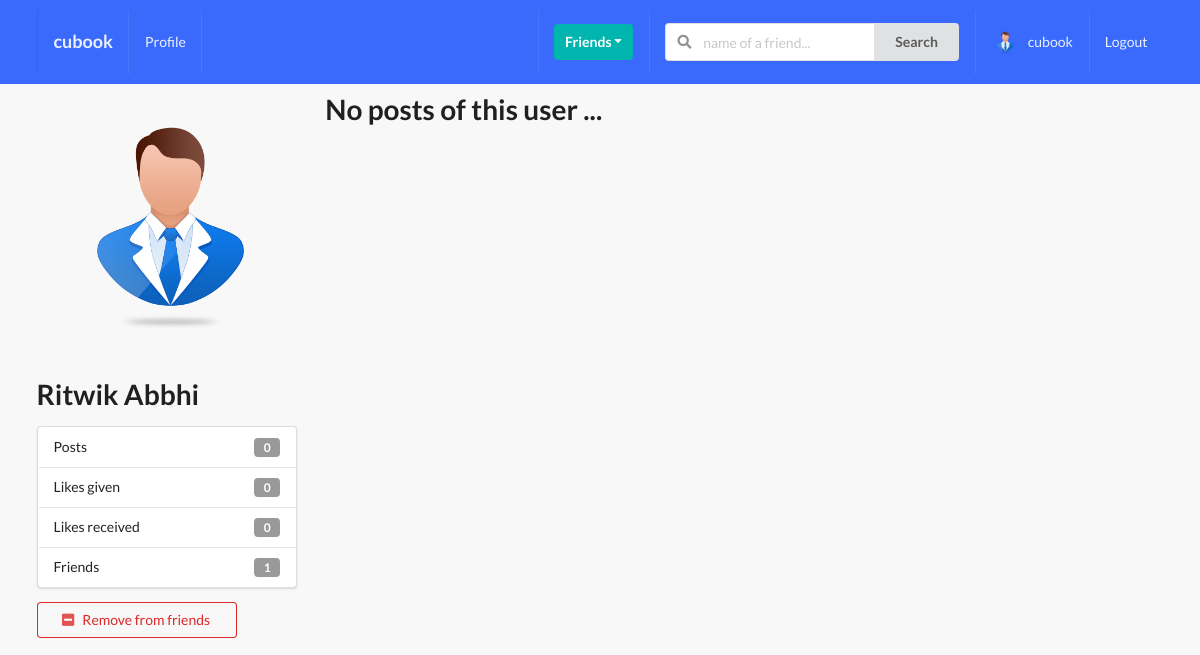
Page /profiles/ritwik-abbhi/ (signed in) on the earlier database version.
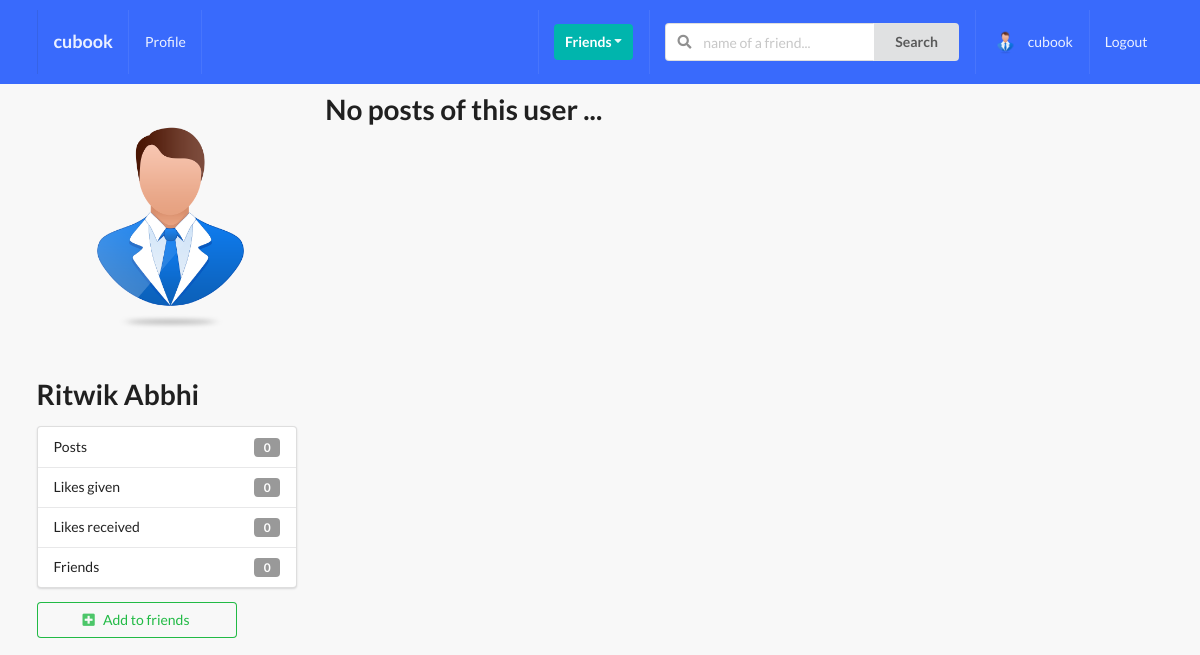
Same page on the later database version.
### profiles/models.py (models this page shows, shortened)
class Profile(models.Model):
    first_name = models.CharField(max_length=200, blank=True)
    last_name = models.CharField(max_length=200, blank=True)
    user = models.OneToOneField(User, on_delete=models.CASCADE)
    bio = models.TextField(default="User has no bio ", max_length=300)
    email = models.EmailField(max_length=200, blank=True)
    country = models.CharField(max_length=200, blank=True)
    avatar = models.ImageField(default='avatar.png', upload_to='avatars/')
    friends = models.ManyToManyField(User, blank=True, related_name='friends')
    slug = models.SlugField(unique=True, blank=True)
    updated = models.DateTimeField(auto_now=True)
    created = models.DateTimeField(auto_now_add=True)
    objects = ProfileManager()
    def get_friends_no(self):
        return self.friends.all().count()
    def get_posts_no(self):
        return self.posts.all().count()
    def get_all_authors_posts(self):
        return self.posts.all()
    def get_likes_given_no(self):
        likes = self.like_set.all()
        total_liked = 0
        for item in likes:
            if item.value=='Like':
                total_liked += 1
        return total_liked
    def get_likes_recieved_no(self):
        posts = self.posts.all()
        total_liked = 0
        for item in posts:
            total_liked += item.liked.all().count()
        return total_liked
    __initial_first_name = None
    __initial_last_name = None
    def __init__(self, *args, **kwargs):
        super().__init__(*args, **kwargs)
        self.__initial_first_name = self.first_name
        self.__initial_last_name = self.last_name

### profiles/views.py (the view)
# urls.py: path('<slug>/',ProfileDetailView.as_view(),name='profile-detail-view'),
class ProfileDetailView(LoginRequiredMixin, DetailView):
    model = Profile
    template_name = 'profiles/detail.html'
    def get_context_data(self, **kwargs):
        context = super().get_context_data(**kwargs)
        user = User.objects.get(username__iexact=self.request.user)
        profile = Profile.objects.get(user=user)
        rel_r = Relationship.objects.filter(sender=profile)
        rel_s = Relationship.objects.filter(receiver=profile)
        rel_receiver = []
        rel_sender = []
        for item in rel_r:
            rel_receiver.append(item.receiver.user)
        for item in rel_s:
            rel_sender.append(item.sender.user)
        context["rel_receiver"] = rel_receiver
        context["rel_sender"] = rel_sender
        context['posts'] = self.get_object().get_all_authors_posts()
        context['len_posts'] = True if len(self.get_object().get_all_authors_posts()) > 0 else False
        return context

### profiles/context_processors.py (called while the page is built)
def profile_pic(request):
    if request.user.is_authenticated:
        profile_obj = Profile.objects.get(user=request.user)
        pic = profile_obj.avatar
        return {'picture': pic}
    return{}

def invitations_received_no(request):
    if request.user.is_authenticated:
        profile_obj = Profile.objects.get(user=request.user)
        qs_count = Relationship.objects.invitations_received(profile_obj).count()
        return {'invites_num': qs_count}
    return{}

### profiles/models.py (called while the page is built)
    def invitations_received(self, receiver):
        qs = Relationship.objects.filter(receiver=receiver, status='send')
        return qs

### profiles/templates/profiles/detail.html (shortened to what this page needs)
{% extends 'base.html' %}
{% block content %}
<div class="ui grid">
    <br>
    <div class="row">
        <div class="four wide column">
            <img class="ui medium rounded image" src={{object.avatar.url}}>
            <h1>{{object.first_name}}  {{object.last_name}}</h1>
            <div class="ui vertical fluid menu">
                <div class="item">
                    Posts
                    <div class="ui label">{{ object.get_posts_no }}</div>
                </div>
                <div class="item">
                    Likes given
                    <div class="ui label">{{ object.get_likes_given_no }}</div>
                </div>
                <div class="item">
                    Likes received
                    <div class="ui label">{{ object.get_likes_recieved_no }}</div>
                </div>
                <div class="item">
                    Friends
                    <div class="ui label">{{ object.get_friends_no }}</div>
                </div>
            </div>
            {% if object.user not in rel_receiver and object.user not in rel_sender %}
                <form action="{% url 'profiles:send-invite' %}" method="POST">
                    <button type="submit" class="ui positive basic button mb-5 w-big"><i class="plus square icon"></i>Add to friends</button>
                </form>
            {% endif %}
            {% if request.user in object.friends.all %}
                <form action="{% url 'profiles:remove-friend' %}" method="POST">
                    <button type="submit" class="ui negative basic button mb-5 w-big"><i class="minus square icon"></i>Remove from friends</button>
                </form>
            {% endif %}
        </div>
        <div class="twelve wide column">
            {% if len_posts %}
                {% for post in posts %}
                    <div class="segment ui fluid">
                        {{post.content}}
                    </div>
                {% endfor %}
            {% else %}
                <h1>No posts of this user ...</h1>
            {% endif %}
        </div>
    </div>
</div>
{% endblock content %}

Differences in the rows shown:
changed Profile "Ritwik": get_friends_no "1" → "0"
Other differences:
text no longer shown: "Remove from friends"
text now shown: "Add to friends"
